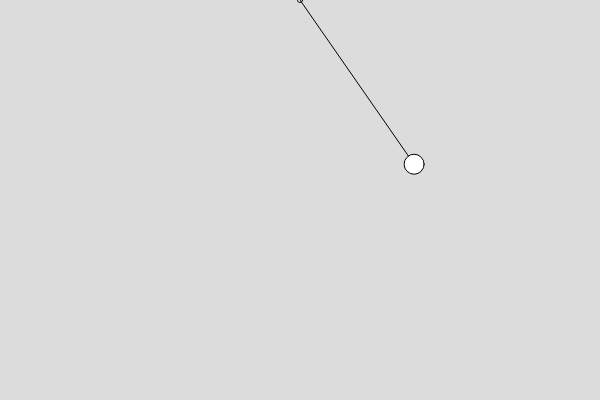
Frame 1 (no input)
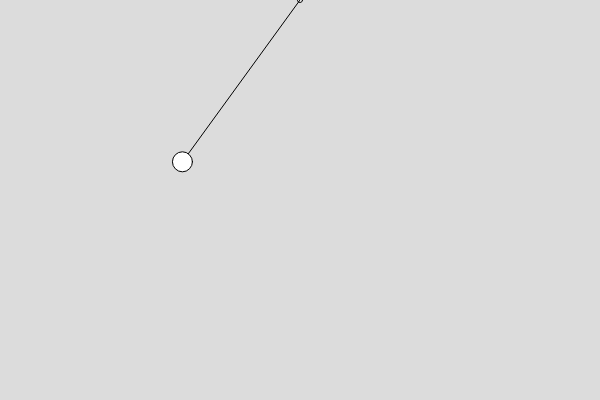
Frame 60 (no input)
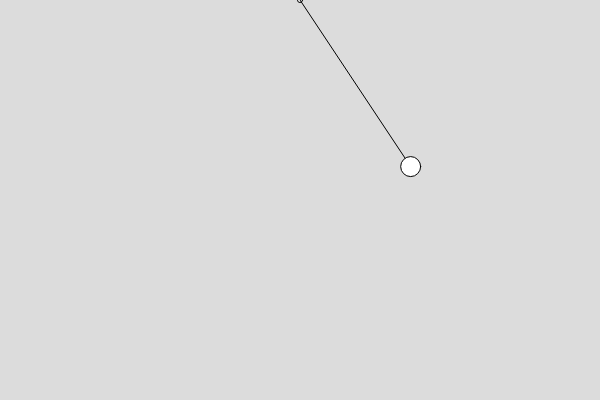
Frame 120 (the mouse pressed at the canvas centre since frame 60)

The p5.js sketch that drew these frames (run headless with seeded random() and noise() and a simulated clock; from frame 60 on, the mouse is pressed at the canvas centre):

// p5.js sketch
// ── sketch.js
// canevas configuration
var h=400;
var w=600;
var fr=30; // framerate

// pendulum size
var r=20;
var l=200;

// pendulum angle
// current angle
var tetha=0;
// start angle
var angle=0;
// angular change / speed
var delta=0;
var F = 60;

function setup() {
  createCanvas(w, h);
  frameRate(fr);
  angle=PI/5;
  tetha = angle;
  delta = - 2*angle/F;
}

function draw() {
  background(220);
  translate(w/2,0);  
  updatePosition();
  drawPendulum();
}

// simple animation: back & forth between -angle and +angle
function updatePosition() {
  tetha += delta;
  if ((tetha > angle) || (tetha < -angle)) {
    delta = -delta;
  }  
}

function drawPendulum(){
  
  ellipse(0,0,5);
  
  var x = l*sin(tetha);
  var y = l*cos(tetha);
  
  line(0,0,x,y);
  
  ellipse(x,y,r);  
}
